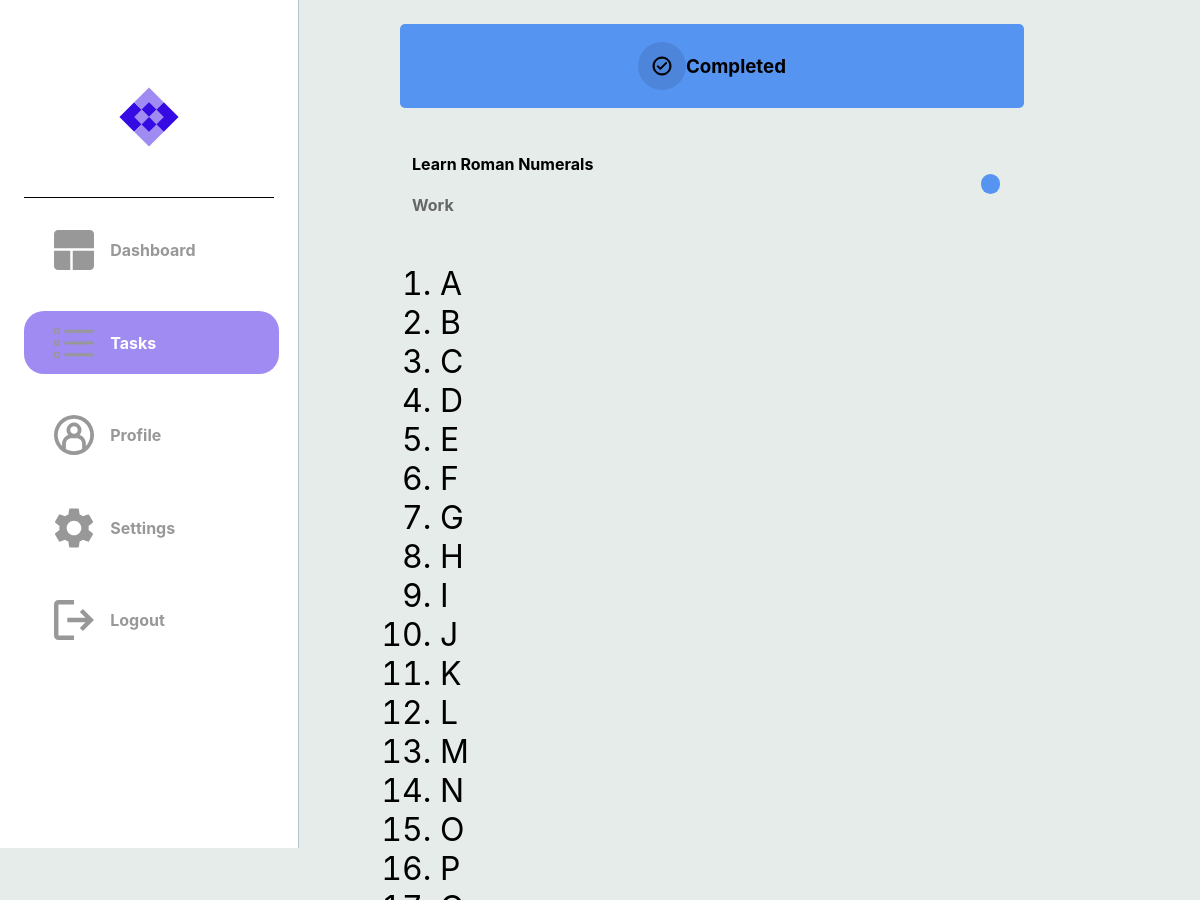
/completed_tasks (signed in, upper part), run on an earlier commit of the app's database.
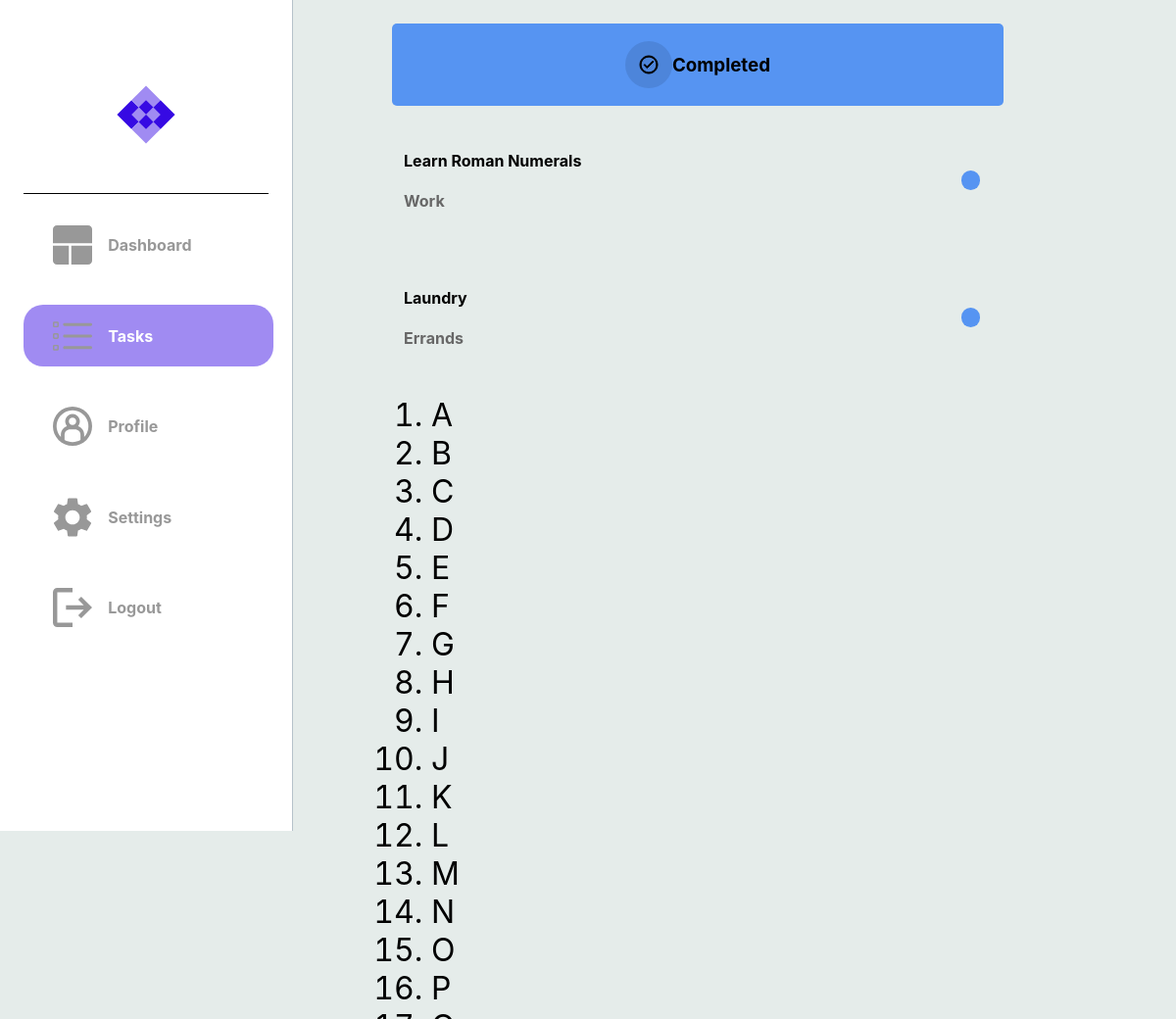
And on a later commit of the database.
### dotask/models.py (models this page shows)
class Task(db.Model):
    __tablename__ = "task"
    id = db.Column(db.Integer, primary_key=True)
    title = db.Column(db.String(100), nullable=False)
    description = db.Column(db.String(400), nullable=False)
    due_date = db.Column(db.Date, nullable=False)
    status = db.Column(Enum(TaskStatus))
    tag = db.Column(Enum(TaskTag))
    user_id = db.Column(db.Integer, db.ForeignKey('user.id'), nullable=False)
    user = relationship('User', back_populates='tasks')

### dotask/routes.py (the view)
@app.route("/completed_tasks")
@login_required
def hello_completed_tasks():
    tasks = Task.query.filter_by(user_id=current_user.id).all()
    if tasks:
        return render_template("completed_tasks.html", tasks=tasks)
    else:
        return render_template("completed_tasks.html")

### dotask/routes.py (called while the page is built)
@app.after_request
def after_request(response):
    response.headers["Cache-Control"] = "no-cache, no-store, must-revalidate"
    return response

@login_manager.user_loader
def load_user(user_id):
    return User.query.get(user_id)

### dotask/templates/completed_tasks.html (shortened to what this page needs)
{% extends "layout.html" %}
{% block head %}
    <link rel="stylesheet" {% block css_tab_colour %} href="../static/page_css_folder/tasks.css" {% endblock %}/>
{% endblock %}
{% block categories %}
    <div class="cate-container-2">
        <img src="../static/completed.svg">
        <h3>Completed</h3>
    </div>
{% endblock categories %}
{% block tasks %}
        {% if tasks %}
            {% for task in tasks %}
                {% if task.status.name == 'Completed' %}
                    <a href="">
                        <div class="message-box">
                            <div class="message">
                                <h4> {{ task['title'] }} </h4>
                                <h4 style="color: #676767;"> {{ task.tag.name }} </h4>
                            </div>
                            <div class="message-dot {% if task.status.name == 'In_Progress' %}progress-task
                                {% elif task.status.name == 'Completed' %}completed-task
                                {% elif task.status.name == 'Cancelled' %}cancelled-task
                                {% else %}unknown-task
                                {% endif %}">
                            </div>
                        </div>
                    </a>
                {% endif %}
            {% endfor %}
        {% endif %}
    {% endblock tasks %}

What changed in the data, as far as the page shows it:
added Task: title "Laundry", tag.name "Errands"
